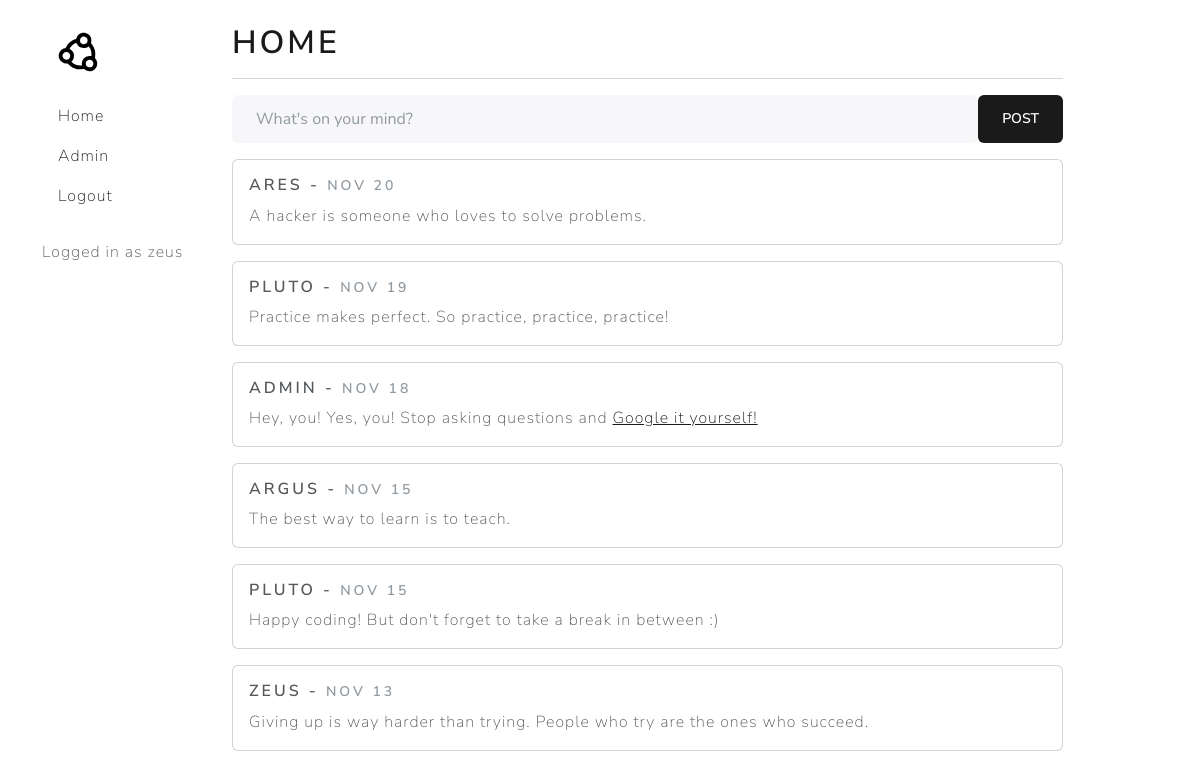
The app's page / (signed in) with its own data.
### app.py (models this page shows, shortened)
class User(db.Model):
    id = db.Column(db.Integer, primary_key=True)
    username = db.Column(db.String(80), unique=True, nullable=False)
    email = db.Column(db.String(120), unique=True, nullable=False)
    password = db.Column(db.String(80), nullable=False)
    admin = db.Column(db.Boolean, default=False)
    otp_enabled = db.Column(db.Boolean, default=False)
    otp_code = db.Column(db.String(6), nullable=False, default="000000")

class Post(db.Model):
    id = db.Column(db.Integer, primary_key=True)
    post = db.Column(db.String(120), nullable=False)
    date = db.Column(db.DateTime, nullable=False, default=datetime.datetime.utcnow)
    user_id = db.Column(db.Integer, db.ForeignKey("user.id"), nullable=False)
    user = db.relationship("User", backref=db.backref("posts", lazy=True))

### app.py (the view, shortened to what this page needs)
@app.route("/")
def index():
    return render_template(
        "index.html", posts=sorted(Post.query.all(), key=lambda x: x.date, reverse=True)
    )

### templates/index.html (shortened to what this page needs)
{% extends "base.html" %}
{% block title %}Home{% endblock %}
{% block content %}
{% if session %}
<form action="/post" method="POST">
  <div class="input-group mb-3">
    <input type="text" class="form-control rounded" id="post" name="post" placeholder="What's on your mind?">
    <div class="input-group-append">
      <button type="submit" class="btn btn-primary rounded">Post</button>
    </div>
  </div>
</form>
{% endif %}
{% for post in posts %}
<div class="card rounded mt-3">
  <div class="card-body">
    <h5 class="card-title">{{ post.user.username }} - <small
        class="text-muted ">{{ post.date.strftime("%b %d") }}</small></h5>
    <p class="card-text">{{ post.post | safe }}</p>
  </div>
</div>
{% endfor %}
{% endblock %}

### templates/base.html (shortened to what this page needs)
<!DOCTYPE html>
<html lang="en">
<head>
    <link rel="stylesheet" href="{{ url_for('static', filename='css/bootstrap.min.css') }}">
    <link rel="stylesheet" href="{{ url_for('static', filename='css/styles.css') }}">
</head>
<body>
    <div class="container mt-4">
        <div class="row">
            <div class="col-2">
                <nav class="nav flex-column">
                    <a class="nav-link" href=""><img src="{{ url_for('static', filename='img/logo.svg') }}" alt="logo" class="mb-3" width="40" height="40"></a>
                    <a class="nav-link" href="{{ url_for('index') }}">Home</a>
                    {% if session['admin'] == True %}
                    <a class="nav-link" href="{{ url_for('admin') }}">Admin</a>
                    {% endif %}
                    {% if session %}
                    <a class="nav-link" href="{{ url_for('logout') }}">Logout</a>
                    {% endif %}
                </nav>
                {% if session %}
                <div class="mt-4">
                    <p>Logged in as {{ session['username'] }}</p>
                </div>
                {% endif %}
            </div>
            <div class="col-9">
                <h1>{{ self.title() }}</h1>
                <hr>
                {% block content %}{% endblock %}
            </div>
        </div>
    </div>
</body>
</html>

### records on screen
User: username "zeus"
Post: user.username "ARES", date "NOV 20", post "A hacker is someone who loves to solve problems."
Post: user.username "PLUTO", date "NOV 19", post "Practice makes perfect. So practice, practice, practice!"
Post: user.username "ADMIN", date "NOV 18", post "Hey, you! Yes, you! Stop asking questions and Google it yourself!"
Post: user.username "ARGUS", date "NOV 15", post "The best way to learn is to teach."
Post: user.username "PLUTO", date "NOV 15", post "Happy coding! But don't forget to take a break in between :)"
Post: user.username "ZEUS", date "NOV 13", post "Giving up is way harder than trying. People who try are the ones who succeed."
